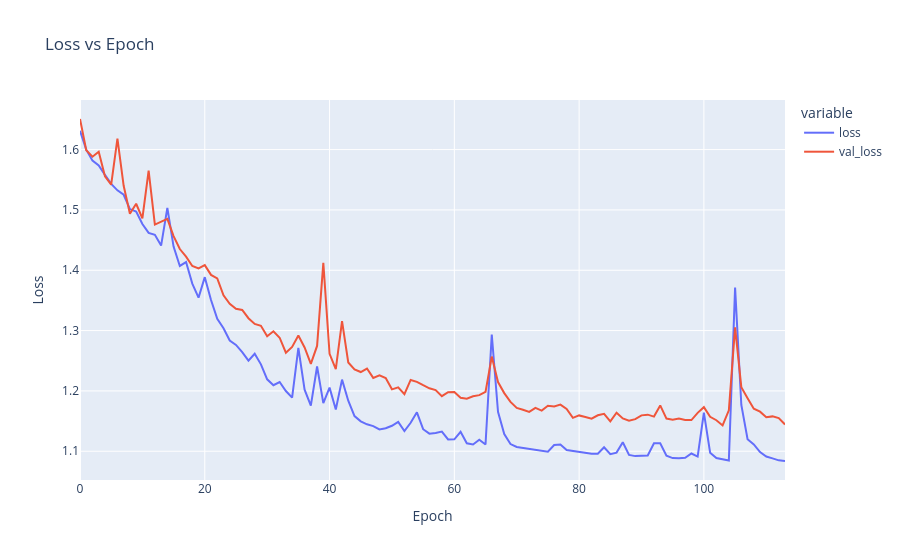

The cell this chart's notebook holds for it:
### Markdown cell above
## 4.1 Model Loss Graph

### ***NOTE: Remove the .history  after the history_callback_object if you load the history_callback_object from an already existing file. This implies for the two graphs below.***

### Code cell
# Визуализация истории обучения
fig = px.line(data_frame=history,
              y=['loss', 'val_loss'],
              labels={'index': 'Epoch', 'value': 'Loss'},
              title='Loss vs Epoch')
fig.show()

### Figure 1 — Plotly figure (JSON) as saved in the notebook; plotly's stock layout.template omitted (floating-point values rounded to 4 significant figures)
{"data": [{"hovertemplate": "variable=loss<br>Epoch=%{x}<br>Loss=%{y}<extra></extra>", "legendgroup": "loss", "line": {"color": "#636efa", "dash": "solid"}, "marker": {"symbol": "circle"}, "mode": "lines", "name": "loss", "orientation": "v", "showlegend": true, "type": "scatter", "x": [0, 1, 2, 3, 4, 5, 6, 7, 8, 9, 10, 11, 12, 13, 14, 15, 16, 17, 18, 19, 20, 21, 22, 23, 24, 25, 26, 27, 28, 29, 30, 31, 32, 33, 34, 35, 36, 37, 38, 39, 40, 41, 42, 43, 44, 45, 46, 47, 48, 49, 50, 51, 52, 53, 54, 55, 56, 57, 58, 59, 60, 61, 62, 63, 64, 65, 66, 67, 68, 69, 70, 71, 72, 73, 74, 75, 76, 77, 78, 79, 80, 81, 82, 83, 84, 85, 86, 87, 88, 89, 90, 91, 92, 93, 94, 95, 96, 97, 98, 99, 100, 101, 102, 103, 104, 105, 106, 107, 108, 109, 110, 111, 112, 113], "xaxis": "x", "y": [1.631, 1.6, 1.582, 1.574, 1.558, 1.543, 1.532, 1.525, 1.501, 1.497, 1.477, 1.462, 1.459, 1.441, 1.503, 1.439, 1.407, 1.414, 1.378, 1.355, 1.389, 1.351, 1.319, 1.304, 1.284, 1.276, 1.264, 1.25, 1.262, 1.244, 1.219, 1.209, 1.215, 1.2, 1.189, 1.271, 1.202, 1.176, 1.24, 1.18, 1.205, 1.169, 1.219, 1.184, 1.158, 1.15, 1.145, 1.142, 1.136, 1.138, 1.142, 1.149, 1.133, 1.147, 1.165, 1.136, 1.129, 1.13, 1.133, 1.12, 1.12, 1.132, 1.113, 1.111, 1.119, 1.111, 1.294, 1.165, 1.129, 1.112, 1.107, 1.106, 1.104, 1.102, 1.101, 1.099, 1.11, 1.111, 1.102, 1.1, 1.098, 1.097, 1.096, 1.096, 1.107, 1.095, 1.098, 1.115, 1.094, 1.092, 1.092, 1.093, 1.113, 1.113, 1.093, 1.089, 1.088, 1.089, 1.096, 1.091, 1.164, 1.098, 1.089, 1.086, 1.085, 1.371, 1.177, 1.12, 1.111, 1.099, 1.091, 1.088, 1.085, 1.084], "yaxis": "y"}, {"hovertemplate": "variable=val_loss<br>Epoch=%{x}<br>Loss=%{y}<extra></extra>", "legendgroup": "val_loss", "line": {"color": "#EF553B", "dash": "solid"}, "marker": {"symbol": "circle"}, "mode": "lines", "name": "val_loss", "orientation": "v", "showlegend": true, "type": "scatter", "x": [0, 1, 2, 3, 4, 5, 6, 7, 8, 9, 10, 11, 12, 13, 14, 15, 16, 17, 18, 19, 20, 21, 22, 23, 24, 25, 26, 27, 28, 29, 30, 31, 32, 33, 34, 35, 36, 37, 38, 39, 40, 41, 42, 43, 44, 45, 46, 47, 48, 49, 50, 51, 52, 53, 54, 55, 56, 57, 58, 59, 60, 61, 62, 63, 64, 65, 66, 67, 68, 69, 70, 71, 72, 73, 74, 75, 76, 77, 78, 79, 80, 81, 82, 83, 84, 85, 86, 87, 88, 89, 90, 91, 92, 93, 94, 95, 96, 97, 98, 99, 100, 101, 102, 103, 104, 105, 106, 107, 108, 109, 110, 111, 112, 113], "xaxis": "x", "y": [1.651, 1.599, 1.588, 1.597, 1.556, 1.542, 1.618, 1.54, 1.493, 1.51, 1.486, 1.565, 1.476, 1.481, 1.485, 1.457, 1.435, 1.423, 1.407, 1.403, 1.408, 1.392, 1.387, 1.359, 1.344, 1.336, 1.334, 1.321, 1.311, 1.308, 1.291, 1.299, 1.288, 1.263, 1.273, 1.292, 1.272, 1.245, 1.275, 1.412, 1.261, 1.236, 1.316, 1.247, 1.236, 1.231, 1.237, 1.222, 1.226, 1.221, 1.203, 1.206, 1.195, 1.218, 1.215, 1.209, 1.204, 1.201, 1.191, 1.198, 1.198, 1.189, 1.187, 1.191, 1.193, 1.198, 1.257, 1.215, 1.196, 1.182, 1.172, 1.169, 1.165, 1.172, 1.167, 1.175, 1.174, 1.177, 1.17, 1.155, 1.159, 1.157, 1.154, 1.16, 1.162, 1.15, 1.164, 1.154, 1.151, 1.153, 1.159, 1.161, 1.157, 1.176, 1.154, 1.152, 1.154, 1.152, 1.152, 1.164, 1.173, 1.157, 1.151, 1.143, 1.168, 1.305, 1.206, 1.188, 1.17, 1.166, 1.156, 1.158, 1.155, 1.144], "yaxis": "y"}], "layout": {"legend": {"title": {"text": "variable"}, "tracegroupgap": 0}, "title": {"text": "Loss vs Epoch"}, "xaxis": {"anchor": "y", "domain": [0, 1], "title": {"text": "Epoch"}}, "yaxis": {"anchor": "x", "domain": [0, 1], "title": {"text": "Loss"}}}}
